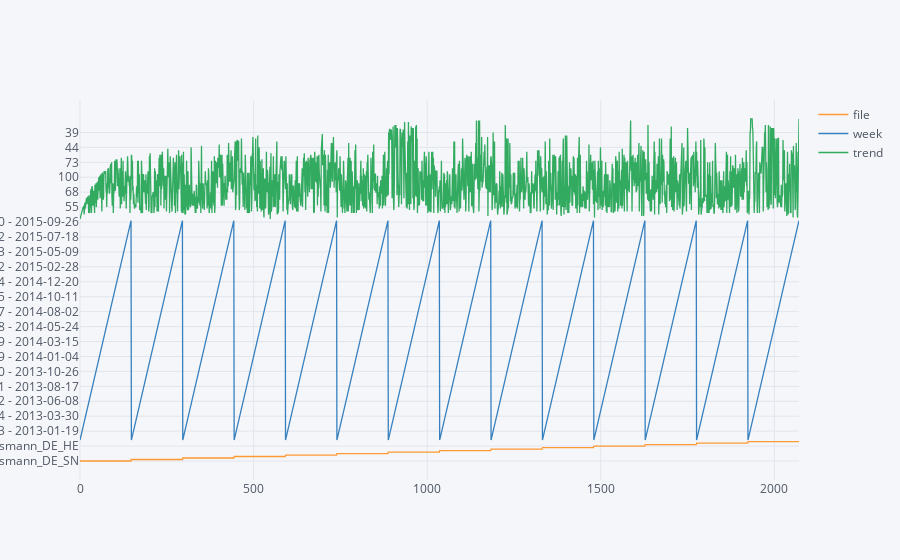

Source (notebook cell):
### Code cell
# warning: interactive iplot does not work in Colab
# googletrend.iplot()

### Figure 1 — Plotly figure (JSON) as saved in the notebook; plotly's stock layout.template omitted (floating-point values rounded to 4 significant figures; data arrays with more than 128 entries replaced by an {"elided": "..."} marker saying what was removed)
{"data": [{"line": {"color": "rgba(255, 153, 51, 1.0)", "dash": "solid", "shape": "linear", "width": 1.3}, "mode": "lines", "name": "file", "text": "", "type": "scatter", "uid": "7ff0a67e-1ee1-4a29-9e75-f05ecb8903d6", "x": {"elided": "2072 int values"}, "y": {"elided": "2072 str values"}}, {"line": {"color": "rgba(55, 128, 191, 1.0)", "dash": "solid", "shape": "linear", "width": 1.3}, "mode": "lines", "name": "week", "text": "", "type": "scatter", "uid": "6f675ec9-c417-4e83-98d3-8971af681efe", "x": {"elided": "2072 int values"}, "y": {"elided": "2072 str values"}}, {"line": {"color": "rgba(50, 171, 96, 1.0)", "dash": "solid", "shape": "linear", "width": 1.3}, "mode": "lines", "name": "trend", "text": "", "type": "scatter", "uid": "c3b69355-80c4-45fe-a39e-636d16c47087", "x": {"elided": "2072 int values"}, "y": {"elided": "2072 int values"}}], "layout": {"legend": {"bgcolor": "#F5F6F9", "font": {"color": "#4D5663"}}, "paper_bgcolor": "#F5F6F9", "plot_bgcolor": "#F5F6F9", "title": {"font": {"color": "#4D5663"}}, "xaxis": {"gridcolor": "#E1E5ED", "showgrid": true, "tickfont": {"color": "#4D5663"}, "title": {"font": {"color": "#4D5663"}, "text": ""}, "zerolinecolor": "#E1E5ED"}, "yaxis": {"gridcolor": "#E1E5ED", "showgrid": true, "tickfont": {"color": "#4D5663"}, "title": {"font": {"color": "#4D5663"}, "text": ""}, "zerolinecolor": "#E1E5ED"}}}
